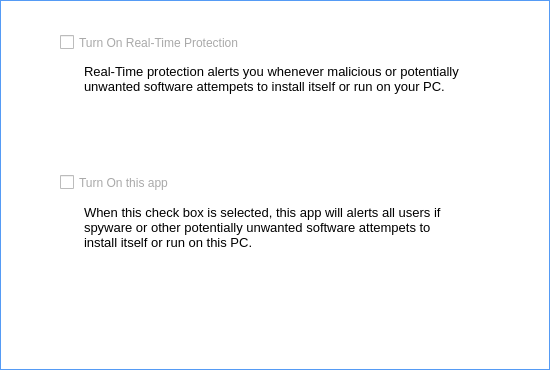
<?xml version="1.0" encoding="UTF-8"?>
<ui version="4.0">
 <class>RealTimProUi</class>
 <widget class="QWidget" name="RealTimProUi">
  <property name="geometry">
   <rect>
    <x>0</x>
    <y>0</y>
    <width>550</width>
    <height>370</height>
   </rect>
  </property>
  <property name="windowTitle">
   <string>Form</string>
  </property>
  <widget class="QWidget" name="tabRealTimPro" native="true">
   <property name="geometry">
    <rect>
     <x>0</x>
     <y>0</y>
     <width>550</width>
     <height>370</height>
    </rect>
   </property>
   <property name="styleSheet">
    <string notr="true">#tabRealTimPro{ border: 0.5px solid #559bf5;	background: white;}</string>
   </property>
   <widget class="QTextBrowser" name="textBrowser">
    <property name="enabled">
     <bool>true</bool>
    </property>
    <property name="geometry">
     <rect>
      <x>80</x>
      <y>60</y>
      <width>431</width>
      <height>81</height>
     </rect>
    </property>
    <property name="styleSheet">
     <string notr="true">border: none;</string>
    </property>
    <property name="html">
     <string>&lt;!DOCTYPE HTML PUBLIC &quot;-//W3C//DTD HTML 4.0//EN&quot; &quot;http://www.w3.org/TR/REC-html40/strict.dtd&quot;&gt;
&lt;html&gt;&lt;head&gt;&lt;meta name=&quot;qrichtext&quot; content=&quot;1&quot; /&gt;&lt;style type=&quot;text/css&quot;&gt;
p, li { white-space: pre-wrap; }
&lt;/style&gt;&lt;/head&gt;&lt;body style=&quot; font-family:'Sans Serif'; font-size:9pt; font-weight:400; font-style:normal;&quot;&gt;
&lt;p style=&quot; margin-top:0px; margin-bottom:0px; margin-left:0px; margin-right:0px; -qt-block-indent:0; text-indent:0px;&quot;&gt;&lt;span style=&quot; font-family:'MS Shell Dlg 2'; font-size:10pt;&quot;&gt;Real-Time protection alerts you whenever malicious or potentially unwanted software attempets to install itself or run on your PC.&lt;/span&gt;&lt;/p&gt;&lt;/body&gt;&lt;/html&gt;</string>
    </property>
   </widget>
   <widget class="QCheckBox" name="checkBox_2">
    <property name="geometry">
     <rect>
      <x>60</x>
      <y>170</y>
      <width>139</width>
      <height>25</height>
     </rect>
    </property>
    <property name="styleSheet">
     <string notr="true">QCheckBox:hover { color: #1aa2f1; font: 75 12pt &quot;Segoe UI&quot;;}
QCheckBox { color : darkgray; font: 75 12pt &quot;Segoe UI&quot;;}
QCheckBox:flat {  border: none; font: 75 12pt &quot;Segoe UI&quot;; }
QCheckBox:pressed { color: black; font: 75 12pt &quot;Segoe UI&quot;;}</string>
    </property>
    <property name="text">
     <string>Turn On this app</string>
    </property>
   </widget>
   <widget class="QCheckBox" name="checkBox">
    <property name="geometry">
     <rect>
      <x>60</x>
      <y>30</y>
      <width>231</width>
      <height>25</height>
     </rect>
    </property>
    <property name="styleSheet">
     <string notr="true">QCheckBox:hover { color: #1aa2f1; font: 75 12pt &quot;Segoe UI&quot;;}
QCheckBox { color : darkgray; font: 75 12pt &quot;Segoe UI&quot;;}
QCheckBox:flat {  border: none; font: 75 12pt &quot;Segoe UI&quot;; }
QCheckBox:pressed { color: black; font: 75 12pt &quot;Segoe UI&quot;;}</string>
    </property>
    <property name="text">
     <string>Turn On Real-Time Protection</string>
    </property>
   </widget>
   <widget class="QTextBrowser" name="textBrowser_2">
    <property name="enabled">
     <bool>true</bool>
    </property>
    <property name="geometry">
     <rect>
      <x>80</x>
      <y>201</y>
      <width>391</width>
      <height>101</height>
     </rect>
    </property>
    <property name="styleSheet">
     <string notr="true">border: none;</string>
    </property>
    <property name="html">
     <string>&lt;!DOCTYPE HTML PUBLIC &quot;-//W3C//DTD HTML 4.0//EN&quot; &quot;http://www.w3.org/TR/REC-html40/strict.dtd&quot;&gt;
&lt;html&gt;&lt;head&gt;&lt;meta name=&quot;qrichtext&quot; content=&quot;1&quot; /&gt;&lt;style type=&quot;text/css&quot;&gt;
p, li { white-space: pre-wrap; }
&lt;/style&gt;&lt;/head&gt;&lt;body style=&quot; font-family:'Sans Serif'; font-size:9pt; font-weight:400; font-style:normal;&quot;&gt;
&lt;p style=&quot; margin-top:0px; margin-bottom:0px; margin-left:0px; margin-right:0px; -qt-block-indent:0; text-indent:0px;&quot;&gt;&lt;span style=&quot; font-family:'MS Shell Dlg 2'; font-size:10pt;&quot;&gt;When this check box is selected, this app will alerts all users if spyware or other potentially unwanted software attempets to install itself or run on this PC.&lt;/span&gt;&lt;/p&gt;&lt;/body&gt;&lt;/html&gt;</string>
    </property>
   </widget>
  </widget>
 </widget>
 <resources/>
 <connections/>
</ui>
